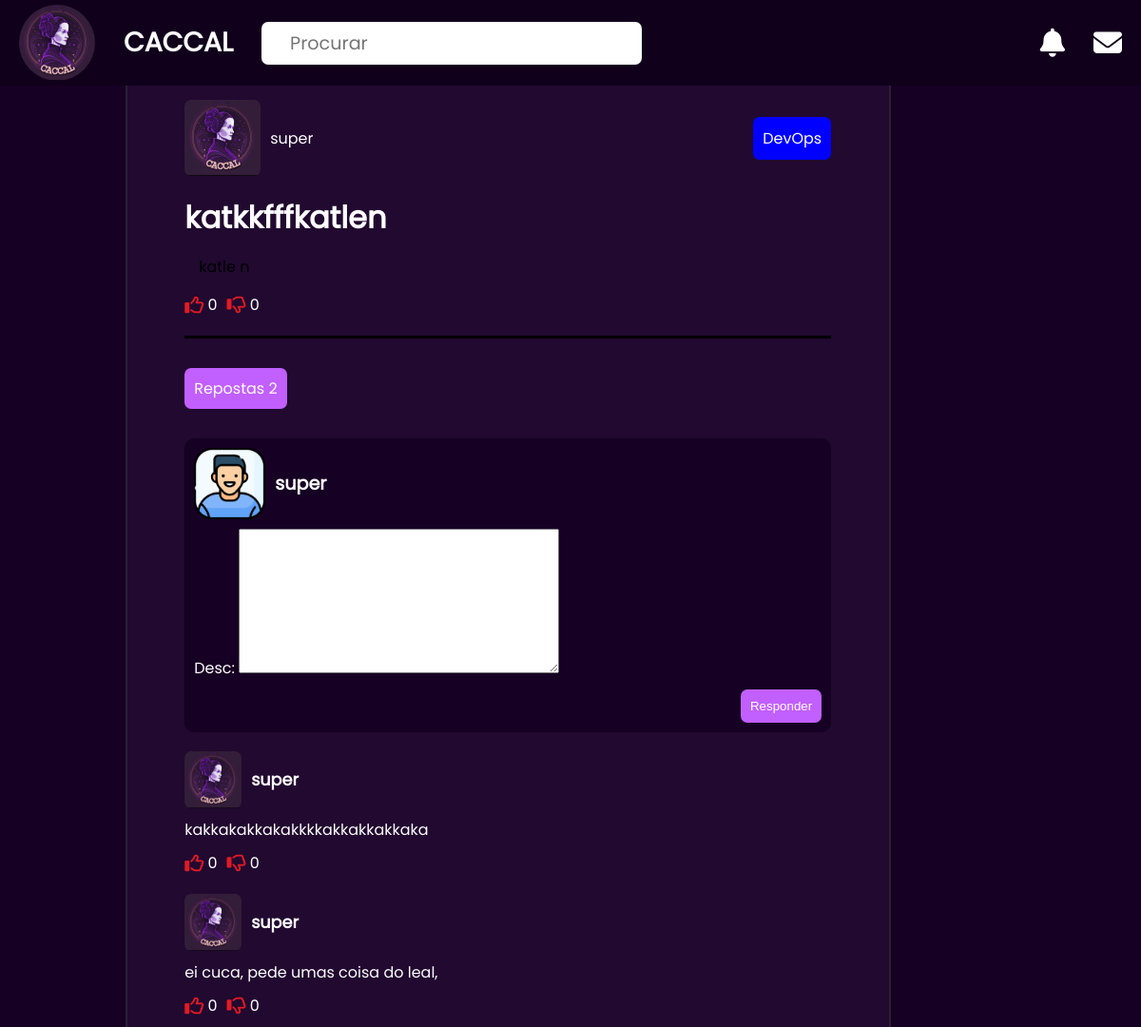
The page /post/katkkfffkatlen/ (signed in) on the database its author committed.
### forum/models.py (models this page shows, shortened)
class Post(models.Model):
    title = models.CharField(max_length=255, blank=False, null=False)
    desc = HTMLField(blank=False, null=True)
    user = models.ForeignKey(Profile, on_delete=models.CASCADE)
    date = models.DateField(auto_now_add=True)
    slug = models.SlugField(max_length=255, blank=True,null=False)
    categoria = models.ForeignKey(Category, on_delete=models.CASCADE)
    vote_like = models.IntegerField(default=0)
    vote_Deslike = models.IntegerField(default=0)
    class Meta:
        verbose_name_plural = "Posts"

class Profile(models.Model):
    bio = models.CharField(max_length=100, blank=True, null=False)
    user = models.OneToOneField(User, on_delete=models.CASCADE)
    slug = models.SlugField(max_length=255, blank=True,null=False)
    pic_profile = ResizedImageField(size=[200,200], quality=100, upload_to="profile-img/")
    def get_url(self):
        return reverse("profile", kwargs={'slug':self.slug})
    class Meta:
        verbose_name_plural = "Perfils"

class Category(models.Model):
    name = models.CharField(max_length=100, blank=False, null=False)
    class Meta:
        verbose_name_plural = 'Categorias'
    def __str__(self):
        return self.name

class Comment(models.Model):
    post = models.ForeignKey(Post, on_delete=models.CASCADE)
    desc = HTMLField(blank=True, null=True)
    user = models.ForeignKey(User, on_delete=models.CASCADE)
    date = models.DateField(auto_now_add=True)
    vote_like = models.IntegerField(default=0)
    vote_Deslike = models.IntegerField(default=0)
    class Meta:
        verbose_name_plural = "Comentarios"

### forum/views.py (the view, shortened to what this page needs)
# urls.py: path('post/<slug>/', views.post, name="post"),
def post(request, slug):
    if request.user.is_authenticated:
        user = request.user
        post = get_object_or_404(Post, slug=slug)
        comments = Comment.objects.filter(post=post)
        if request.method == 'POST':
            form = CommentForm(request.POST)
            if form.is_valid():
                comment = form.save(commit=False)
                comment.post = post
                comment.user = request.user
                comment.save()
        else:
            form = CommentForm()
        context = {
            'user':user,
            'post':post,
            'comments':comments,
            'form':form,
        }
    return render(request, 'pages/post.html', context)

### forum/forms.py
class CommentForm(forms.ModelForm):
    desc = HTMLField()
    class Meta:
        model = Comment
        fields = ['desc']

### forum/templates/pages/post.html (shortened to what this page needs)
{% extends 'base.html' %}
{% load static %}
{% block content %}
<div class="thread-container">
    <div class="thread-content">
        <div class="thread-profile">
            <div class="t-profile-img">
                <img src="{% static 'icons/icon.jpg' %}" alt="i">
                <div>
                    <a href="{{post.user.get_url}}">
                        {{post.user.user.username}}
                    </a>
                </div>
            </div>
            <div class="t-categoria">
                <span>
                    {{post.categoria}}
                </span>
            </div>
        </div>
        <div class="thread-desc">
            <div class="thread-title">
                <h1>{{post.title}}</h1>
            </div>
            <div class="t-post-desc">
                {{post.desc}}
            </div>
            <div class="post-wave">
                <div class="post-like">
                    <i class="fa-regular fa-thumbs-up fa-lg" style="color: #e01b24;"></i>
                    <span>{{post.vote_like}}</span>
                </div>
                <div class="post-deslike">
                    <i class="fa-regular fa-thumbs-down fa-lg" style="color: #e01b24;"></i>
                    <span>{{post.vote_Deslike}}</span>
                </div>
            </div>
        </div>
        <div class="underline">
        </div>
        <div class="num-response">
            <div id="tag">
                <span>Repostas {{ comments.count }}</span>
            </div>
        </div>
        <div class="thread-comments">
            <div class="thread-add-comments">
                <div class="thread-comments-profile">
                    <img src="{{post.user.pic_profile.url}}" alt="i">
                    <span>
                            {{user.username}}
                    </span>
                </div>
                <form action="" id="form-response" method="POST">
                    <div class="ckeditor-form">
                            {{ form.as_p }}
                    </div>
                    <div class="response-submit">
                        <input type="submit" value="Responder">
                    </div>
                </form>
            </div>
        </div>
        {% for comment in comments %}
        <div class="thread-responses">
            <div class="thread-responses-profile">
                <img src="{% static 'icons/icon.jpg' %}" alt="i">
                <span>
                    {{comment.user.username}}
                </span>
            </div>
            <div class="thread-responses-desc">
                {{comment.desc|safe}}
            </div>
            <div class="post-wave">
                <div class="post-like">
                    <i class="fa-regular fa-thumbs-up fa-lg" style="color: #e01b24;"></i>
                    <span>{{comment.vote_like}}</span>
                </div>
                <div class="post-deslike">
                    <i class="fa-regular fa-thumbs-down fa-lg" style="color: #e01b24;"></i>
                    <span>{{comment.vote_Deslike}}</span>
                </div>
            </div>
        </div>
        {% endfor %}
    </div>
</div>
{% endblock %}

### forum/templates/base.html (shortened to what this page needs)
{% load static %}
<!DOCTYPE html>
<html lang="en">
<head>
    <link rel="stylesheet" href="{% static 'styles/base.css' %} ">
    <link rel="stylesheet" href="{% static 'styles/home.css' %} ">
    <link rel="stylesheet" href="{% static 'styles/thread.css' %}">
    <link rel="stylesheet" href="{% static 'styles/profile.css' %}">
    <link rel="stylesheet" href="{% static 'styles/addPost.css' %}">
</head>
<body>
    <div class="root">
        <div class="root-header">
            <header class="head">
                <div class="head-itens">
                    <img alt="logotipo do caccal" src="{% static 'icons/icon.jpg' %}" class="head-icon" >
                    <h3>CACCAL</h3>
                    <form action="">
                        <label for="searchbox">
                            <input type="search" name="searchbox" id="searchbox" placeholder="Procurar">
                        </label>
                    </form>
                </div>
                <div class="head-icons">
                    <i class="fa-sharp fa-solid fa-bell fa-lg" style="color: #ffffff;"></i>
                    <i class="fa-sharp fa-solid fa-envelope fa-lg" style="color: #ffffff;"></i>
                </div>
            </header>
        </div>
        <div class="root-container">
            <nav class="nav-bar">
            </nav>
            <main class="content">
                {% block content %}
                {% endblock  %}
            </main>
            <aside class="bar-right">
            </aside>
        </div>
    </div>
</body>
</html>

### forum/static/styles/base.css (style rules this page uses)
:root { --color-primary: #160023; --color-content: #210930; --color-stroke: #2C1F35; --color-head: #11001C; }
* { margin: 0; padding: 0; box-sizing: border-box; color: white; }
.root-header { width: 100%; height: 90px; position: fixed; display: flex; justify-content: center; background-color: var(--color-head); }
.head { max-width: 1920px; width: 100%; display: flex; justify-content: space-between; align-items: center; background-color: var(--color-head); color: white; font-family: 'Poppins'; font-size: clamp(1rem, 1.5rem, 3rem); }
.head-icon { width: 80px; height: 80px; border-radius: 50%; }
.head-itens { display: flex; justify-content: space-between; align-items: center; gap: 30px; margin-left: 20px; }
a { text-decoration: none; color: inherit; }
#searchbox { width: 400px; height: 45px; border-radius: 7px; border: none; color: black; font-family: 'Poppins'; font-size: 1.2rem; padding-left: 30px; position: relative; }
#searchbox::before { content: ''; position: absolute; left: 10px; top: 50%; transform: translateY(-50%); width: 20px; height: 20px; background-image: url("../icons/icon-lupa.png"); background-size: cover; }
.head { width: 1920px; height: 100%; display: flex; justify-content: space-between; align-items: center; background-color: var(--color-head); }
.head-icons { margin-right: 20px; display: flex; gap: 30px; }
.root-container { width: 100%; min-height: 100svh; background-color: var(--color-primary); display: flex; flex-direction: row; justify-content: center; }
.nav-bar { width: 400px; }
.content { max-width: 1000px; flex-basis: 100%; background-color: var(--color-content); border-left: 2px solid var(--color-stroke); border-right: 2px solid var(--color-stroke); display: flex; flex-direction: column; align-items: center; padding-top: 95px; padding-left: 20px; padding-right: 20px; }
.bar-right { width: 400px; }
@media screen and (max-width: 1200px) { .nav-bar { width: 200px; } }

### forum/static/styles/home.css (style rules this page uses)
:root { --color-button: #C15FFF; --color-board: #160023; }
.post-wave { display: flex; gap: 10px; }

### forum/static/styles/thread.css (style rules this page uses)
.thread-container { max-width: 700px; width: 100%; height: 100%; display: flex; flex-direction: column; gap: 20px; color: white; font-family: 'Poppins'; }
.thread-content { width: 100%; padding: 10px; display: flex; flex-direction: column; gap: 20px; }
.thread-profile { width: 100%; display: flex; justify-content: space-between; }
.t-profile-img { display: flex; width: 80px; height: 80px; gap: 10px; align-content: center; }
.t-profile-img img { border-radius: 7px; width: 80px; height: 80px; }
.t-profile-img div { display: flex; align-items: center; }
.t-categoria { display: flex; align-items: center; }
.t-categoria span { padding: 10px; background-color: blue; border-radius: 7px; }
.thread-desc { width: 100%; display: flex; flex-direction: column; }
.t-post-desc { width: 100%; padding: 15px; font-size: 1rem; color: black; }
.underline { width: 100%; height: 3px; background-color: black; }
.thread-comments { width: 100%; display: flex; flex-direction: column; gap:20px; }
.thread-add-comments { width: 100%; background-color: var(--color-board); border-radius:10px; padding: 10px; display: flex; flex-direction: column; gap: 10px; }
.thread-add-comments img { width: 75px; height: 75px; }
.thread-comments-profile { display: flex; align-items: center; gap: 10px; }
.thread-comments-profile img { width: 75px; height: 75px; border-radius: 7px; }
.thread-comments-profile span { font-size: 1.2rem; font-weight: 800; }
.response-submit { display: flex; justify-content: end; }
.response-submit input { margin-top: 10px; padding: 10px; border-radius: 7px; border: none; background-color: var(--color-button); }
.thread-responses { width: 100%; display: flex; flex-direction: column; gap: 10px; }
.thread-responses-profile { display: flex; align-items: center; gap: 10px; }
.thread-responses-profile img { width: 60px; height: 60px; border-radius: 7px; }
.thread-responses-profile span { font-size: 1.1rem; font-weight: 800; }
.num-response { margin: 20px 0; }
.num-response span { padding: 10px; background-color: var(--color-button); border-radius: 7px; }
.ckeditor-form { width: 100%; color: black; font-size: 1rem; font-family: 'Poppins'; position: relative; display: inline-block; }

### rows shown on the page
Post: user.user.username "super", categoria "DevOps", title "katkkfffkatlen", desc "katle n", vote_like "0", vote_Deslike "0", user.pic_profile (placeholder picture)
Comment: user.username "super", desc "kakkakakkakakkkkakkakkakkaka", vote_like "0", vote_Deslike "0"
Comment: user.username "super", desc "ei cuca, pede umas coisa do leal,", vote_like "0", vote_Deslike "0"

### other values the page prints
{{ comments.count }} "2"
{{ user.username }} "super"
